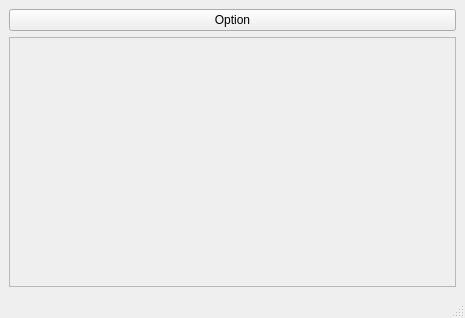
<?xml version="1.0" encoding="UTF-8"?>
<ui version="4.0">
 <class>MainWindow</class>
 <widget class="QMainWindow" name="MainWindow">
  <property name="geometry">
   <rect>
    <x>0</x>
    <y>0</y>
    <width>465</width>
    <height>318</height>
   </rect>
  </property>
  <property name="windowTitle">
   <string>MainWindow</string>
  </property>
  <widget class="QWidget" name="centralwidget">
   <layout class="QVBoxLayout" name="verticalLayout">
    <item>
     <widget class="QPushButton" name="opcionesPushButton">
      <property name="text">
       <string>Option</string>
      </property>
     </widget>
    </item>
    <item>
     <widget class="QScrollArea" name="scrollArea">
      <property name="widgetResizable">
       <bool>true</bool>
      </property>
      <widget class="QWidget" name="scrollAreaWidgetContents">
       <property name="geometry">
        <rect>
         <x>0</x>
         <y>0</y>
         <width>445</width>
         <height>228</height>
        </rect>
       </property>
      </widget>
     </widget>
    </item>
   </layout>
  </widget>
  <widget class="QMenuBar" name="menubar">
   <property name="geometry">
    <rect>
     <x>0</x>
     <y>0</y>
     <width>465</width>
     <height>21</height>
    </rect>
   </property>
  </widget>
  <widget class="QStatusBar" name="statusbar"/>
 </widget>
 <resources/>
 <connections/>
</ui>
